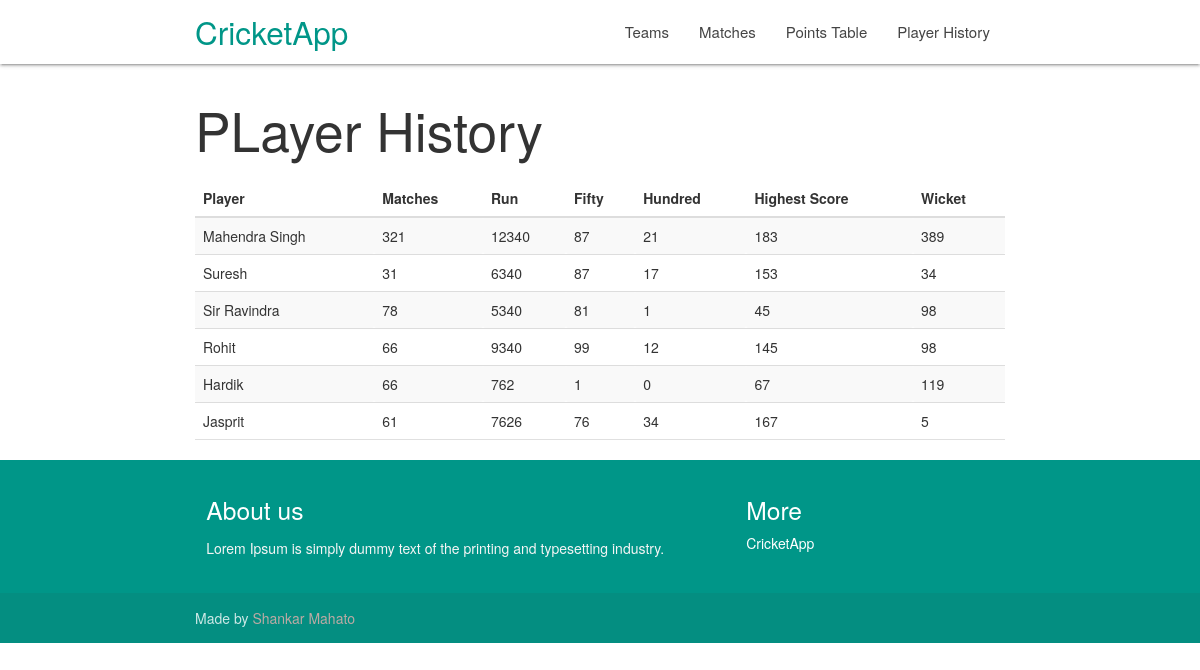
The app's page /player_history/ with its own data.
### basic_app/models.py (models this page shows, shortened)
class PlayerStats(models.Model):
    player                      = models.OneToOneField('Player',on_delete=models.CASCADE)
    matches                     = models.IntegerField(default=0)
    runs                        = models.IntegerField(default=0)
    fifty                       = models.IntegerField(default=0)
    hundred                     = models.IntegerField(default=0)
    highest_score               = models.IntegerField(default=0)
    wicket                      = models.IntegerField(default=0)
    class Meta:
        verbose_name = "PlayerStats"
        verbose_name_plural = "PlayerStats"

class Player(models.Model):
    first_name                  = models.CharField(max_length=255)
    last_name                   = models.CharField(max_length=255)
    image                       = models.ImageField(upload_to='player/',)
    jersy_number                = models.IntegerField()
    country                     = models.CharField(max_length=255)
    team                        = models.ForeignKey('Team',related_name='team_player',on_delete=models.CASCADE)
    class Meta:
        unique_together = ('team', 'jersy_number')
        verbose_name = "Player"
        verbose_name_plural = "Players"
    def __str__(self):
        return self.first_name

### basic_app/views.py (the view)
# urls.py: path('player_history/',PlayerHistoryView.as_view(),name='player_history'),
class PlayerHistoryView(ListView):
    model = PlayerStats

### basic_app/templates/basic_app/playerstats_list.html
{% extends "basic_app/base.html" %}
{% load static %}
{% block content %}
<div class="container">
  <h2>PLayer History</h2>
  <table class="table table-striped">
    <thead>
      <tr>
       <th>Player</th>
        <th>Matches</th>
        <th>Run</th>
        <th>Fifty</th>
        <th>Hundred</th>
        <th>Highest Score</th>
        <th>Wicket</th>
      </tr>
    </thead>
    <tbody>
    {% for player_hist in playerstats_list %}
      <tr>
        <td>{{ player_hist.player }}</td>
        <td>{{ player_hist.matches }}</td>
        <td>{{ player_hist.runs }}</td>
        <td>{{ player_hist.fifty }}</td>
        <td>{{ player_hist.hundred }}</td>
        <td>{{ player_hist.highest_score }}</td>
        <td>{{ player_hist.wicket }}</td>
      </tr>
     {% endfor %}
    </tbody>
  </table>
</div>
{% endblock content %}

### records on screen
PlayerStats: player "Mahendra Singh", matches "321", runs "12340", fifty "87", hundred "21", highest_score "183", wicket "389"
PlayerStats: player "Suresh", matches "31", runs "6340", fifty "87", hundred "17", highest_score "153", wicket "34"
PlayerStats: player "Sir Ravindra", matches "78", runs "5340", fifty "81", hundred "1", highest_score "45", wicket "98"
PlayerStats: player "Rohit", matches "66", runs "9340", fifty "99", hundred "12", highest_score "145", wicket "98"
PlayerStats: player "Hardik", matches "66", runs "762", fifty "1", hundred "0", highest_score "67", wicket "119"
PlayerStats: player "Jasprit", matches "61", runs "7626", fifty "76", hundred "34", highest_score "167", wicket "5"
